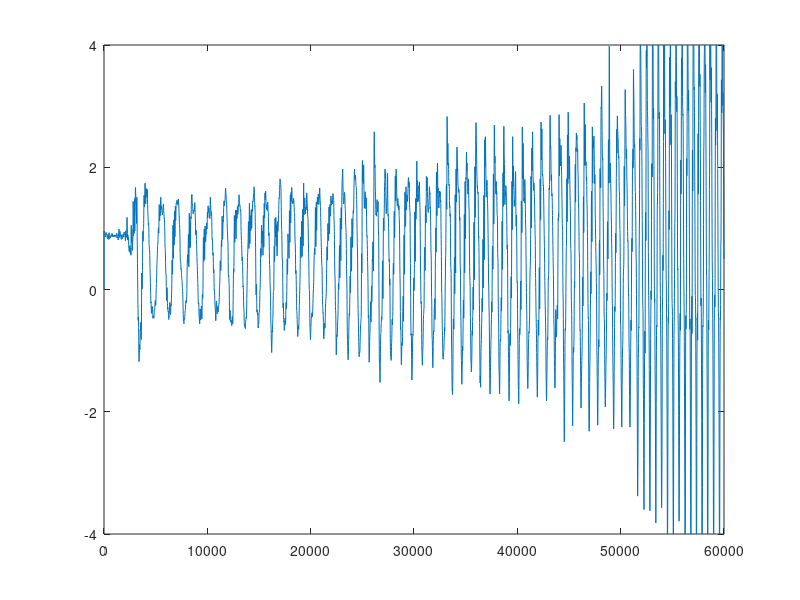
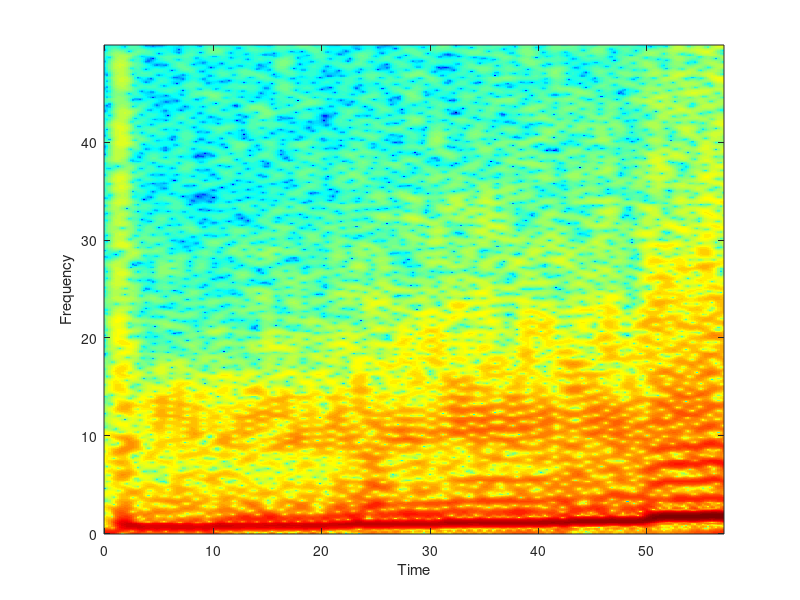

MATLAB code to generate these figures, in order:
pkg load signal

%%
% Import CSV file and plot timestamp vs acce_z
%%
csv_file = csvread('A1651795796779.csv');
timestamp = csv_file(:, 1);
acce_z = csv_file(:, 2);
figure;
plot(timestamp, acce_z)

%%
% Delete mean value
%%
%accez = (acce_z - mean(acce_z.*window)/mean(window)).*window;
acce_z_rmean = detrend(acce_z, 'constant');


%%
% Plot spectrogram
%%
fs = 100 % Sample rate in Hz
window = ceil(3 / (1 / fs)) % Window in samples
overlap = ceil(2.8 / (1 / fs)) % Overlap in samples

figure;
specgram(acce_z_rmean, 1024, fs, window, overlap)
colormap('jet')
